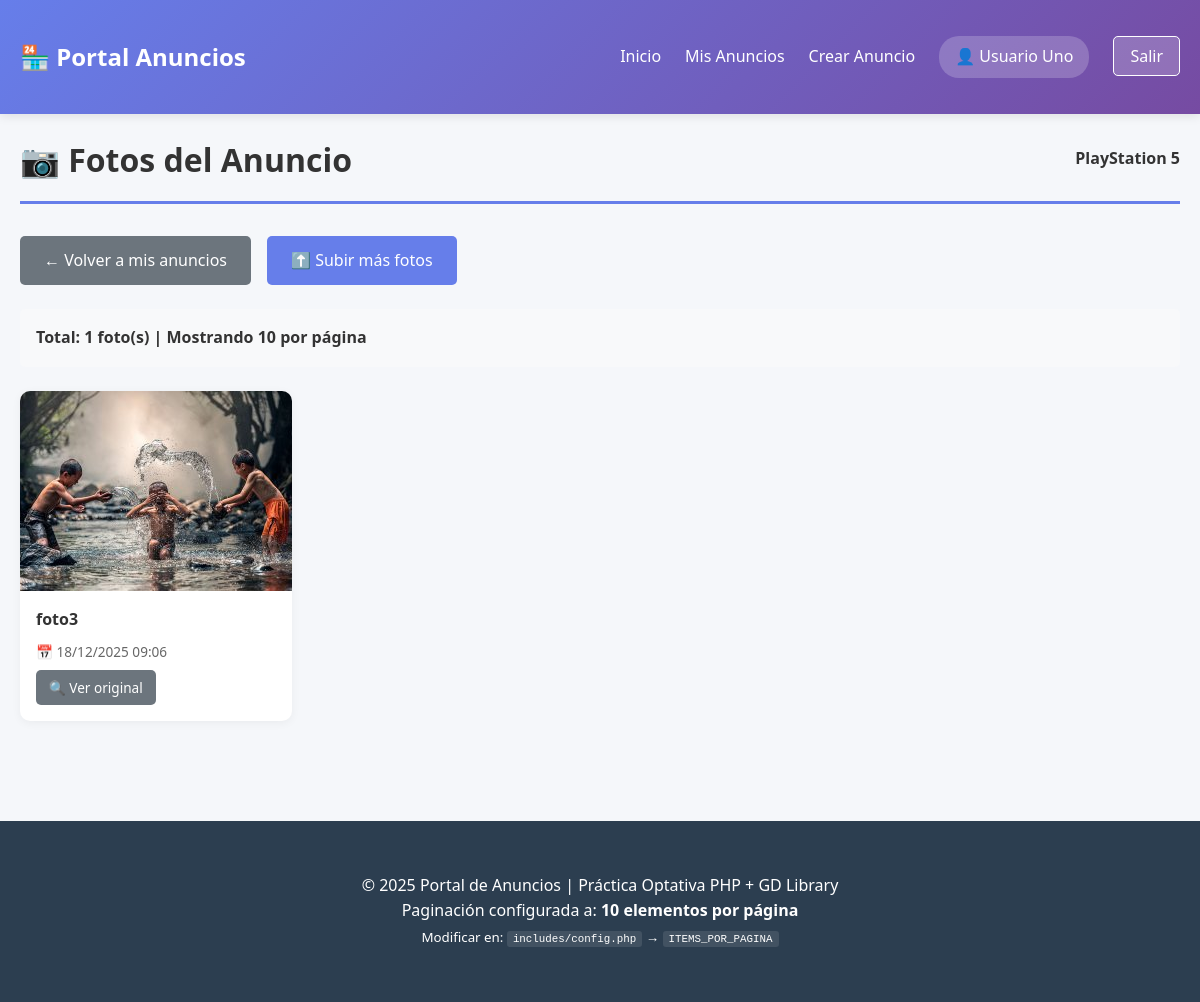
The page /private/ver_fotos.php?id=15 (signed in) on the database its author committed.
### tables this page shows
CREATE TABLE `anuncios` (
  `id` int(11) NOT NULL,
  `usuario_id` int(11) NOT NULL,
  `titulo` varchar(200) NOT NULL,
  `descripcion` text DEFAULT NULL,
  `precio` decimal(10,2) DEFAULT NULL,
  `imagen_principal` varchar(255) DEFAULT NULL,
  `fecha_creacion` timestamp NOT NULL DEFAULT current_timestamp(),
  `fecha_actualizacion` timestamp NOT NULL DEFAULT current_timestamp() ON UPDATE current_timestamp(),
  `activo` tinyint(1) DEFAULT 1
);

CREATE TABLE `fotos` (
  `id` int(11) NOT NULL,
  `anuncio_id` int(11) NOT NULL,
  `nombre_archivo` varchar(255) NOT NULL,
  `ruta_original` varchar(255) NOT NULL,
  `ruta_miniatura` varchar(255) NOT NULL,
  `titulo` varchar(200) DEFAULT NULL,
  `texto_alternativo` varchar(200) DEFAULT NULL,
  `orden` int(11) DEFAULT 0,
  `fecha_subida` timestamp NOT NULL DEFAULT current_timestamp()
);

### includes/helpers.php (called while the page is built, shortened)
<?php
function e($string) {
    return htmlspecialchars($string, ENT_QUOTES, 'UTF-8');
}
function formatearFecha($fecha) {
    return date('d/m/Y H:i', strtotime($fecha));
}

### private/ver_fotos.php (the view, shortened to what this page needs)
<?php
require_once __DIR__ . '/../includes/helpers.php';
$anuncioId = $_GET['id'] ?? 0;
$usuarioId = getUsuarioId();
$db = Database::getInstance()->getConnection();
$stmt = $db->prepare("SELECT * FROM anuncios WHERE id = ? AND usuario_id = ?");
$stmt->execute([$anuncioId, $usuarioId]);
$anuncio = $stmt->fetch();
$paginaActual = obtenerPaginaActual();
$itemsPorPagina = ITEMS_POR_PAGINA;
$offset = calcularOffset($paginaActual, $itemsPorPagina);
$stmtCount = $db->prepare("SELECT COUNT(*) FROM fotos WHERE anuncio_id = ?");
$stmtCount->execute([$anuncioId]);
$totalFotos = $stmtCount->fetchColumn();
$stmt = $db->prepare("
    SELECT * FROM fotos
    WHERE anuncio_id = ?
    ORDER BY orden ASC, fecha_subida DESC
    LIMIT ? OFFSET ?
");
$stmt->bindValue(1, $anuncioId, PDO::PARAM_INT);
$stmt->bindValue(2, $itemsPorPagina, PDO::PARAM_INT);
$stmt->bindValue(3, $offset, PDO::PARAM_INT);
$stmt->execute();
$fotos = $stmt->fetchAll();
?>
<!DOCTYPE html>
<html lang="es">
<head>
    <link rel="stylesheet" href="<?= BASE_URL ?>css/style.css">
</head>
<body>
    <?php include __DIR__ . '/../includes/header.php'; ?>
    <div class="container">
        <div class="page-header">
            <h1>📷 Fotos del Anuncio</h1>
            <p><strong><?= e($anuncio['titulo']) ?></strong></p>
        </div>
        <div class="toolbar">
            <a href="<?= BASE_URL ?>private/mis_anuncios.php" class="btn">← Volver a mis anuncios</a>
            <a href="<?= BASE_URL ?>private/subir_fotos.php?id=<?= $anuncioId ?>" class="btn btn-primary">⬆️ Subir más fotos</a>
        </div>
        <?php if (empty($fotos)): ?>
            <div class="empty-state">
                <p>Este anuncio no tiene fotos todavía</p>
                <a href="<?= BASE_URL ?>private/subir_fotos.php?id=<?= $anuncioId ?>" class="btn btn-primary">Subir fotos</a>
            </div>
        <?php else: ?>
            <p class="info-total">Total: <?= $totalFotos ?> foto(s) | Mostrando <?= ITEMS_POR_PAGINA ?> por página</p>
            <div class="fotos-grid">
                <?php foreach ($fotos as $foto): ?>
                    <div class="foto-card">
                        <div class="foto-miniatura">
                            <img src="<?= BASE_URL . $foto['ruta_miniatura'] ?>"
                                 alt="<?= e($foto['texto_alternativo']) ?>"
                                 title="<?= e($foto['titulo']) ?>">
                        </div>
                        <div class="foto-info">
                            <h4><?= e($foto['titulo']) ?></h4>
                            <p class="fecha-subida">📅 <?= formatearFecha($foto['fecha_subida']) ?></p>
                            <a href="<?= BASE_URL . $foto['ruta_original'] ?>" target="_blank" class="btn btn-small">🔍 Ver original</a>
                        </div>
                    </div>
                <?php endforeach; ?>
            </div>
        <?php endif; ?>
    </div>
    <?php include __DIR__ . '/../includes/footer.php'; ?>
</body>
</html>

### css/style.css (style rules this page uses)
* { margin: 0; padding: 0; box-sizing: border-box; }
body { font-family: 'Segoe UI', Tahoma, Geneva, Verdana, sans-serif; line-height: 1.6; color: #333; background: #f5f7fa; }
.container { max-width: 1200px; margin: 0 auto; padding: 20px; }
.btn { display: inline-block; padding: 0.75rem 1.5rem; background: #6c757d; color: white; text-decoration: none; border: none; border-radius: 5px; cursor: pointer; font-size: 1rem; transition: background 0.3s; }
.btn-primary { background: #667eea; }
.btn-small { padding: 0.4rem 0.8rem; font-size: 0.85rem; }
.page-header { display: flex; justify-content: space-between; align-items: center; margin-bottom: 2rem; padding-bottom: 1rem; border-bottom: 3px solid #667eea; }
.page-header h1 { color: #333; }
.fotos-grid { display: grid; grid-template-columns: repeat(auto-fill, minmax(250px, 1fr)); gap: 1.5rem; margin-bottom: 2rem; }
.foto-card { background: white; border-radius: 10px; overflow: hidden; box-shadow: 0 2px 10px rgba(0,0,0,0.05); }
.foto-miniatura { width: 100%; height: 200px; overflow: hidden; background: #f0f0f0; }
.foto-miniatura img { width: 100%; height: 100%; object-fit: cover; }
.foto-info { padding: 1rem; }
.foto-info h4 { margin-bottom: 0.5rem; color: #333; }
.fecha-subida { font-size: 0.85rem; color: #666; margin-bottom: 0.5rem; }
.toolbar { display: flex; gap: 1rem; margin-bottom: 1.5rem; }
.info-total { background: #f8f9fa; padding: 1rem; border-radius: 5px; margin-bottom: 1.5rem; font-weight: 600; }

### rows shown on the page
anuncios: titulo "PlayStation 5"
fotos: ruta_miniatura (picture), titulo "foto3", fecha_subida "18/12/2025 09:06"

### other values the page prints
getNombreUsuario() "Usuario Uno"
$totalFotos "1"
ITEMS_POR_PAGINA "10"
